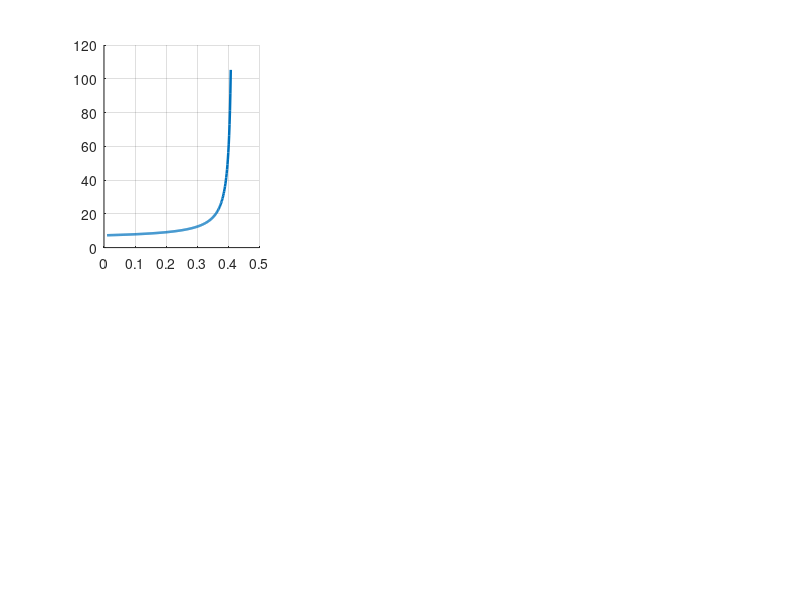

Here is the MATLAB script that generated this plot: (Note: this script raises an error after producing the figure.)
%% bisection_latency_model.m
%  Project 13 -- Wiring the Data Centre: Interconnection Networks for a
%  Simulated Accra Warehouse-Scale Cluster.
%  CPEN 438, Group 1. Week 3 deliverable (MATLAB analytical model).
%
%  PURPOSE
%  -------
%  Predict, from topology structure alone, how each network should behave
%  under load, and validate those predictions against the flit-level
%  simulator's measurements (results/week3_sweep_results.csv).
%
%  The model computes, for each (topology, traffic pattern) pair:
%
%    H      average hop count, weighted by the actual destination
%           distribution and the actual routing algorithm
%    gamma  the load, in units of the per-node injection rate, carried by
%           the single most heavily loaded unidirectional channel
%    lam*   the ideal saturation injection rate, 1/gamma, capped by the
%           ejection bandwidth of the busiest destination
%    T0     zero-load latency = H router hops + (L-1) serialisation cycles
%    T(lam) T0 + (rho/(1-rho)) * L/2,  rho = lam/lam*   (M/D/1 source queue)
%
%  Note that gamma is computed by actually walking every source-destination
%  pair through the routing function, not by assuming a uniform cut. That
%  matters: under hot-node traffic the binding constraint is NOT the
%  textbook bisection cut but the handful of channels feeding the database
%  nodes, and only an explicit channel-load calculation exposes that. The
%  classical bisection bound is still reported alongside it for comparison,
%  because it is the bound the Project 13 worked example uses.
%
%  USAGE
%  -----
%    >> bisection_latency_model                    % uses ../results/
%    >> bisection_latency_model('../results')
%
%  OUTPUTS
%  -------
%    figure 1  latency vs injection rate, model vs measurement, all four
%              baseline configurations
%    figure 2  bar chart of ideal vs achieved saturation rate
%    ../results/week3_model_vs_measured.csv
%
%  Tested with MATLAB R2023b; the file is also GNU Octave compatible.

function bisection_latency_model(resultsDir)

if nargin < 1
    resultsDir = fullfile(fileparts(mfilename('fullpath')), '..', 'results');
end

%% ---- Group 1 configuration -------------------------------------------
N            = 16;      % nodes
ROWS         = 4;       % mesh rows
COLS         = 4;       % mesh columns
L            = 4;       % flits per packet
EJECT_BW     = 4;       % flits a node can eject per cycle
HOT          = [5 1];   % hot database nodes, derived from seed 1301
HOT_FRACTION = 0.50;    % share of all packets addressed to them
ROUTER_DELAY = 1;       % cycles per hop

configs = { 'ring',  'uniform'; ...
            'mesh',  'uniform'; ...
            'torus', 'uniform'; ...
            'ring',  'hotnode'; ...
            'mesh',  'hotnode'; ...
            'torus', 'hotnode' };

%% ---- Static topology metrics (must agree with Week 2) ----------------
ringDiameter    = floor(N/2);                 % = 8
ringBisection   = 2;                          % links
meshDiameter    = (ROWS-1) + (COLS-1);        % = 6
meshBisection   = min(ROWS, COLS);            % = 4 links
% Folded torus (Week 4, Level-3 extension): every row and column is a ring,
% so the worst case is floor(k/2) per dimension, and a cut perpendicular to
% a wrapped dimension severs both the direct and the wraparound link.
torusDiameter   = floor(ROWS/2) + floor(COLS/2);   % = 4
torusBisection  = 2 * min(ROWS, COLS);             % = 8 links

fprintf('\n=== Week 2 static metrics used by the model ===\n');
fprintf('  ring(%d) : diameter %d, bisection %d links\n', N, ringDiameter, ringBisection);
fprintf('  mesh(%dx%d): diameter %d, bisection %d links\n', ROWS, COLS, meshDiameter, meshBisection);
fprintf('  torus(%dx%d): diameter %d, bisection %d links\n\n', ROWS, COLS, torusDiameter, torusBisection);

%% ---- Analytical model per configuration ------------------------------
model = struct([]);
for k = 1:size(configs,1)
    topo = configs{k,1};
    pat  = configs{k,2};

    P = destinationDistribution(N, pat, HOT, HOT_FRACTION);
    [H, gamma, ejectLoad] = channelLoad(N, ROWS, COLS, topo, P);

    lamChannel = 1 / gamma;                 % channel-limited saturation
    lamEject   = EJECT_BW / max(ejectLoad); % ejection-limited saturation
    lamStar    = min(lamChannel, lamEject);

    % Classical bisection bound, for comparison with the worked example.
    switch topo
        case 'ring',  B = ringBisection;
        case 'mesh',  B = meshBisection;
        case 'torus', B = torusBisection;
    end
    crossFraction = (N/2) * ((N/2)/(N-1));  % flits/cycle crossing per lambda
    lamBisection  = B / crossFraction;

    T0 = H * ROUTER_DELAY + (L - 1);        % zero-load latency

    model(k).topology   = topo;
    model(k).traffic    = pat;
    model(k).H          = H;
    model(k).gamma      = gamma;
    model(k).lamChannel = lamChannel;
    model(k).lamEject   = lamEject;
    model(k).lamBisect  = lamBisection;
    model(k).lamStar    = lamStar;
    model(k).T0         = T0;

    fprintf('%-5s %-8s  H=%5.3f  peak channel load=%5.3f/lambda\n', ...
            topo, pat, H, gamma);
    fprintf('        ideal saturation: channel %5.3f | eject %5.3f | classical bisection %5.3f -> lambda* = %5.3f\n', ...
            lamChannel, lamEject, lamBisection, lamStar);
    fprintf('        zero-load latency T0 = %5.2f cycles\n\n', T0);
end

%% ---- Load the measured sweep -----------------------------------------
csvPath = fullfile(resultsDir, 'week3_sweep_results.csv');
haveMeasured = exist(csvPath, 'file') == 2;
if haveMeasured
    M = readtable(csvPath);
    M = M(strcmp(M.vc_mode, 'baseline_vc2'), :);
else
    warning('bisection_latency_model:noData', ...
            'Measured results not found at %s -- plotting the model only.', csvPath);
end

%% ---- Figure 1: latency vs injection rate, model vs measurement -------
figure(1); clf;
nPanels = numel(model);
nCols   = ceil(nPanels / 2);
colours = lines(nPanels);
for k = 1:nPanels
    subplot(2, nCols, k); hold on; grid on;

    lam = linspace(0.01, 0.98*model(k).lamStar, 300);
    rho = lam / model(k).lamStar;
    T   = model(k).T0 + (rho ./ (1 - rho)) * (L/2);
    plot(lam, T, '-', 'LineWidth', 1.8, 'Color', colours(k,:));

    if haveMeasured
        sel = strcmp(M.topology, model(k).topology) & ...
              strcmp(M.traffic,  model(k).traffic);
        plot(M.offered_rate(sel), M.avg_latency(sel), 'ko', ...
             'MarkerSize', 5, 'MarkerFaceColor', 'w');
    end

    xline(model(k).lamStar, '--', 'ideal \lambda^*');
    set(gca, 'YScale', 'log');
    xlabel('offered load (flits/node/cycle)');
    ylabel('average packet latency (cycles)');
    title(sprintf('%s / %s', model(k).topology, model(k).traffic));
    legend({'analytical model','measured'}, 'Location', 'northwest');
    ylim([1 2e4]);
end
sgtitle('Project 13 / Group 1 -- analytical latency model vs flit-level simulation');

%% ---- Figure 2: ideal vs achieved saturation --------------------------
figure(2); clf;
labels  = arrayfun(@(m) sprintf('%s/%s', m.topology, m.traffic), model, ...
                   'UniformOutput', false);
ideal   = [model.lamStar];
achieved = nan(size(ideal));
if haveMeasured
    for k = 1:numel(model)
        sel = strcmp(M.topology, model(k).topology) & ...
              strcmp(M.traffic,  model(k).traffic) & M.saturated == 0;
        if any(sel), achieved(k) = max(M.offered_rate(sel)); end
    end
end
bar([ideal(:) achieved(:)]); grid on;
set(gca, 'XTickLabel', labels);
ylabel('injection rate (flits/node/cycle)');
legend({'ideal (channel-load model)','achieved (measured, loss-free)'}, ...
       'Location','northwest');
title('Ideal vs achieved saturation injection rate');

%% ---- Write the validation table --------------------------------------
outPath = fullfile(resultsDir, 'week3_model_vs_measured.csv');
fid = fopen(outPath, 'w');
fprintf(fid, ['topology,traffic,avg_hops,peak_channel_load,lam_channel,' ...
              'lam_eject,lam_classical_bisection,lam_star_model,' ...
              'zero_load_latency_model,lam_achieved_measured,efficiency\n']);
for k = 1:numel(model)
    eff = achieved(k) / model(k).lamStar;
    fprintf(fid, '%s,%s,%.4f,%.4f,%.4f,%.4f,%.4f,%.4f,%.4f,%.4f,%.4f\n', ...
            model(k).topology, model(k).traffic, model(k).H, model(k).gamma, ...
            model(k).lamChannel, model(k).lamEject, model(k).lamBisect, ...
            model(k).lamStar, model(k).T0, achieved(k), eff);
end
fclose(fid);
fprintf('Wrote %s\n', outPath);

end % bisection_latency_model


%% ======================================================================
%  Destination distribution P(dst | src), mirroring the C/Python
%  generators in student_implementation/traffic.c exactly, including the
%  rule that a hot node drawing itself falls through to the uniform
%  component instead of self-addressing.
%  ======================================================================
function P = destinationDistribution(N, pattern, hot, f)
P = zeros(N, N);
for s = 0:N-1
    row = zeros(1, N);
    if strcmp(pattern, 'hotnode')
        fallthrough = 0;
        for h = hot
            if h ~= s
                row(h+1) = row(h+1) + f/numel(hot);
            else
                fallthrough = fallthrough + f/numel(hot);
            end
        end
        remaining = 1 - f + fallthrough;
    else
        remaining = 1;
    end
    for d = 0:N-1
        if d ~= s
            row(d+1) = row(d+1) + remaining/(N-1);
        end
    end
    P(s+1, :) = row;
end
end


%% ======================================================================
%  Walk every source-destination pair through the routing algorithm and
%  accumulate the load each unidirectional channel carries, expressed in
%  units of the per-node injection rate lambda.
%  ======================================================================
function [H, gamma, ejectLoad] = channelLoad(N, rows, cols, topo, P)
load      = containers.Map('KeyType','char','ValueType','double');
ejectLoad = zeros(1, N);
H = 0;

for s = 0:N-1
    for d = 0:N-1
        p = P(s+1, d+1);
        if p <= 0, continue; end
        if strcmp(topo, 'ring')
            path = ringPath(s, d, N);
        elseif strcmp(topo, 'torus')
            path = torusPathDOR(s, d, rows, cols);
        else
            path = meshPathXY(s, d, cols);
        end
        H = H + p * (numel(path)-1) / N;
        for i = 1:numel(path)-1
            key = sprintf('%d>%d', path(i), path(i+1));
            if isKey(load, key)
                load(key) = load(key) + p;
            else
                load(key) = p;
            end
        end
        ejectLoad(d+1) = ejectLoad(d+1) + p;
    end
end
gamma = max(cell2mat(values(load)));
end

function path = ringPath(s, d, N)
cw  = mod(d - s, N);
ccw = mod(s - d, N);
if cw <= ccw, step = 1; h = cw; else, step = -1; h = ccw; end
path = zeros(1, h+1); path(1) = s; c = s;
for i = 1:h
    c = mod(c + step, N);
    path(i+1) = c;
end
end

% Torus dimension-order routing: the shorter way round each dimension, ties
% to the increasing direction. Mirrors torus_route_dor() in the C module and
% torus_path_dor() in analyze_network_results.py.
function path = torusPathDOR(s, d, rows, cols)
    r1 = floor(s / cols); c1 = mod(s, cols);
    r2 = floor(d / cols); c2 = mod(d, cols);

    [chops, cstep] = dimSteps(c1, c2, cols);
    [rhops, rstep] = dimSteps(r1, r2, rows);

    path = s; r = r1; c = c1;
    for i = 1:chops
        c = mod(c + cstep, cols);
        path(end+1) = r * cols + c;   %#ok<AGROW>
    end
    for i = 1:rhops
        r = mod(r + rstep, rows);
        path(end+1) = r * cols + c;   %#ok<AGROW>
    end
end

function [hops, step] = dimSteps(a, b, n)
    if a == b
        hops = 0; step = 0; return;
    end
    up = mod(b - a, n); down = mod(a - b, n);
    if up <= down, hops = up; step = 1; else, hops = down; step = -1; end
end

function path = meshPathXY(s, d, cols)
r1 = floor(s/cols); c1 = mod(s, cols);
r2 = floor(d/cols); c2 = mod(d, cols);
path = s; r = r1; c = c1;
while c ~= c2
    if c2 > c, c = c + 1; else, c = c - 1; end
    path(end+1) = r*cols + c;  %#ok<AGROW>
end
while r ~= r2
    if r2 > r, r = r + 1; else, r = r - 1; end
    path(end+1) = r*cols + c;  %#ok<AGROW>
end
end
